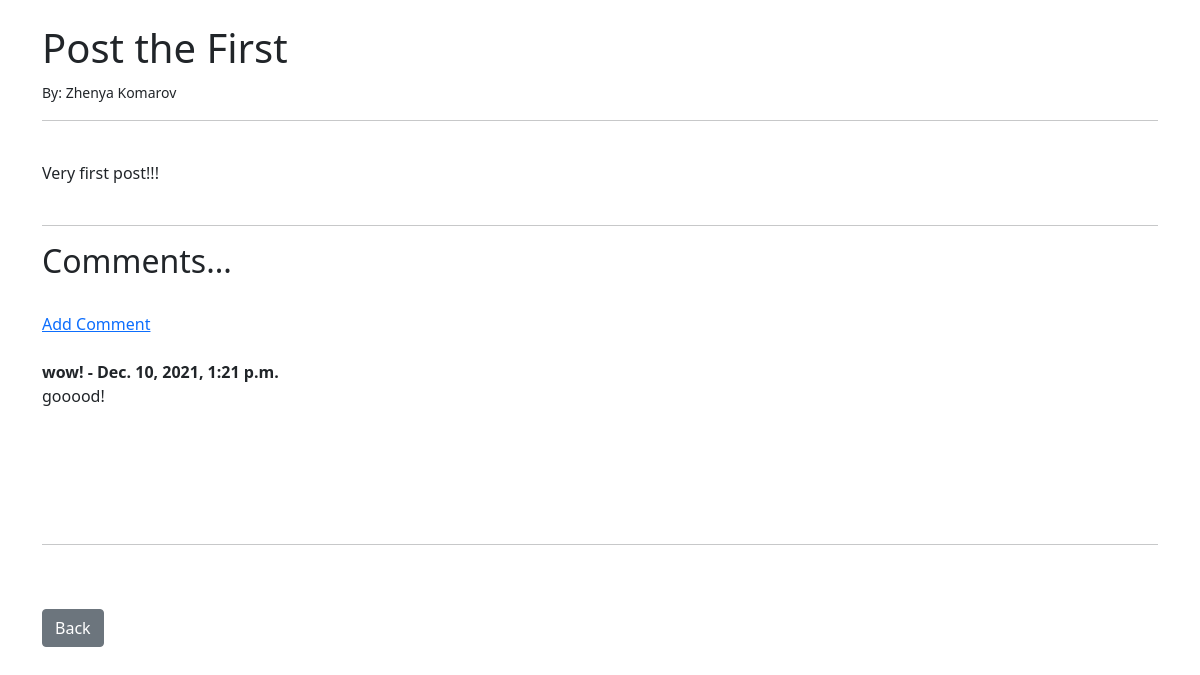
The page /article/1 on the database as committed earlier.
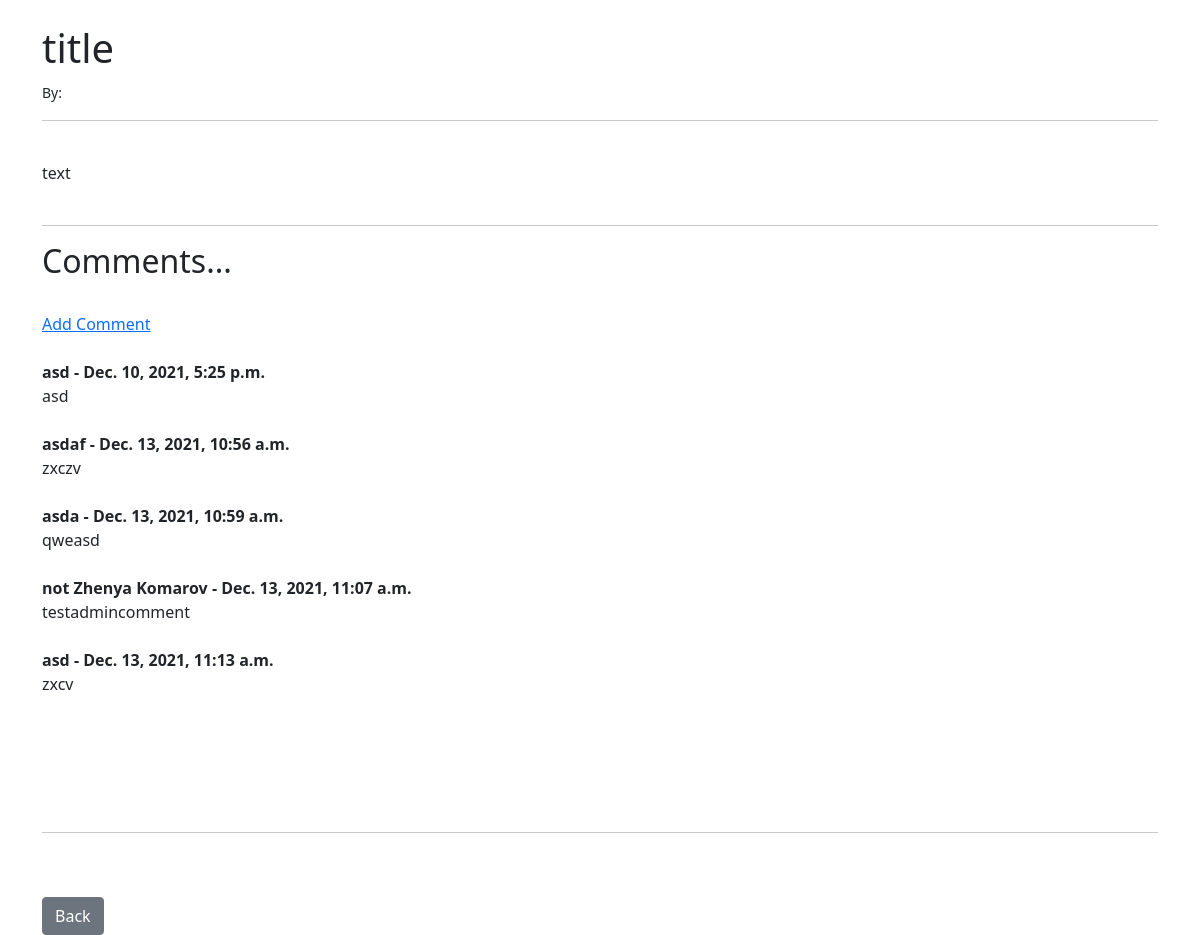
The same page on the database as committed later.
### theblog/models.py (models this page shows, shortened)
class Post(models.Model):
    title = models.CharField(max_length= 255)
    author = models.ForeignKey(User, on_delete=models.CASCADE)
    body = models.TextField()

class Comment(models.Model):
    name = models.CharField(max_length=255)
    body = models.TextField(verbose_name='Comment')
    date_added = models.DateTimeField(auto_now_add=True)
    post = models.ForeignKey(Post, related_name="comments", on_delete=models.CASCADE)

### theblog/views.py (the view)
# urls.py: path('article/<int:pk>', ArticleDetailView.as_view(), name='article-detail'),
class ArticleDetailView(DetailView):
    model = Post
    template_name = 'article_details.html'

### theblog/templates/article_details.html (shortened to what this page needs)
{% extends 'base.html' %}
{% block content %}
<h1>{{ post.title }}</h1>
<small>By: {{ post.author.first_name }} {{ post.author.last_name }}</small><br/>
<hr>
<br/>
{{ post.body }}
<br/><br/>
<hr>
<h2> Comments... </h2>
{% if not post.comments.all %}
    No Comments Yet...<a href="{% url 'add_comment' post.pk %}"><br/>Add one</a>
{% else %}
<br/>
<a href="{% url 'add_comment' post.pk %}">Add Comment</a>
<br/><br/>
    {% for comment in post.comments.all %}
        <strong>{{ comment.name }} -
        {{ comment.date_added }}
        </strong>
<br/>
        {{ comment.body }}
<br/><br/>
    {% endfor %}
<br/><br/>
{% endif %}
<br/><br/>
<hr>
<br/><br/>
<a href="{% url 'home' %}" class="btn btn-secondary">Back</a>
{% endblock %}

Rows that differ between the two databases and show on the page:
removed Comment: name "wow!", date_added "Dec. 10, 2021, 1:21 p.m.", body "gooood!"
changed Post: title "Post the First" → "title"; body "Very first post!!!" → "text"; author.first_name "Zhenya" → (not shown); author.last_name "Komarov" → (not shown)
now on this page (row edited): Comment: name "asd", date_added "Dec. 10, 2021, 5:25 p.m.", body "asd"
now on this page (row edited): Comment: name "asdaf", date_added "Dec. 13, 2021, 10:56 a.m.", body "zxczv"
added Comment: name "asda", date_added "Dec. 13, 2021, 10:59 a.m.", body "qweasd"
added Comment: name "not Zhenya Komarov", date_added "Dec. 13, 2021, 11:07 a.m.", body "testadmincomment"
added Comment: name "asd", date_added "Dec. 13, 2021, 11:13 a.m.", body "zxcv"
